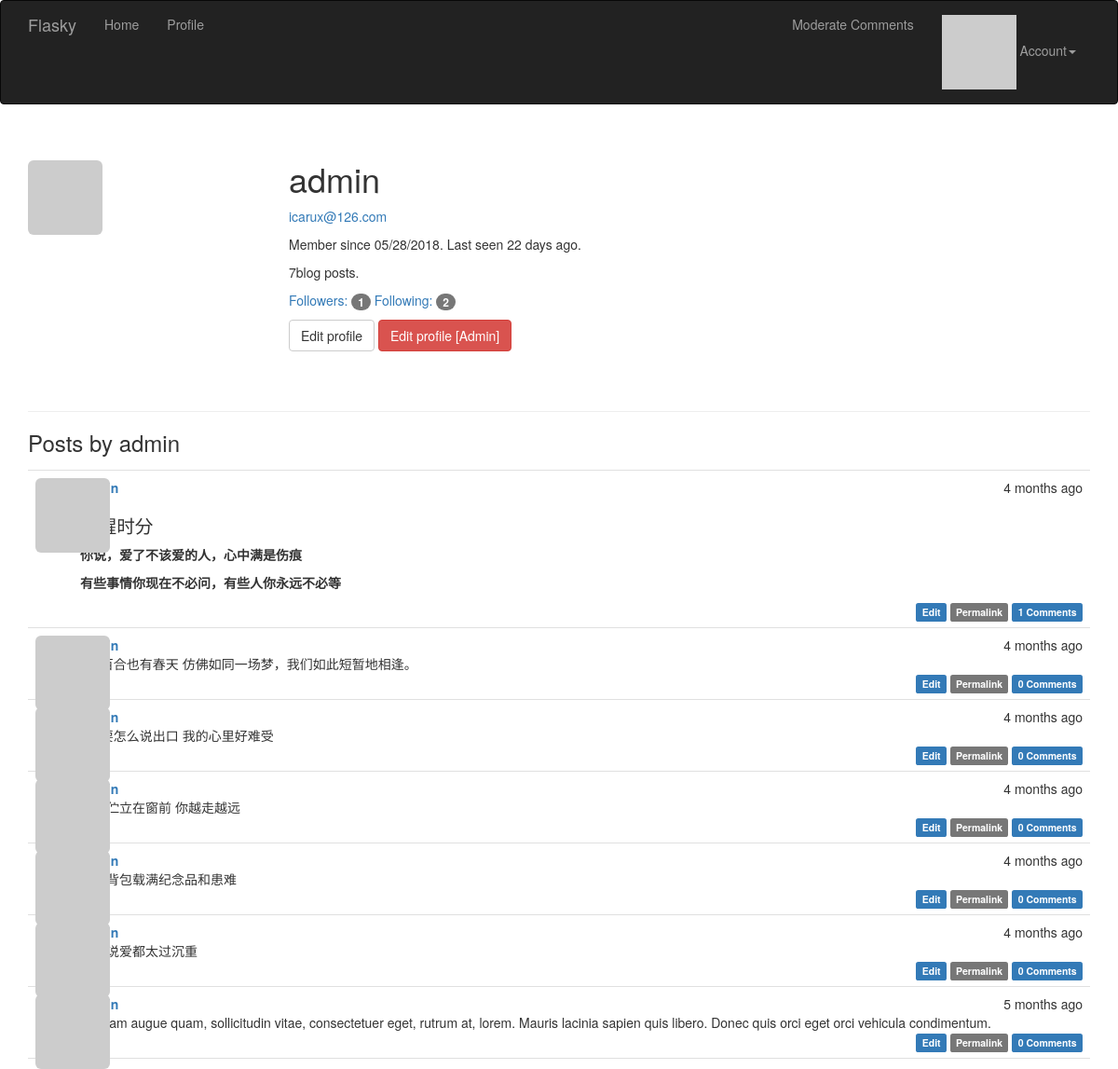
The app's page /user/admin (signed in) with its own data.
### src/app/models.py (models this page shows, shortened)
class User(UserMixin, db.Model):
    __tablename__ = 'users'
    id = db.Column(db.Integer(), primary_key=True)
    email = db.Column(db.String(64), unique=True, index=True)
    username = db.Column(db.String(255), unique=True, index=True)
    role_id = db.Column(db.Integer, db.ForeignKey('roles.id'))
    posts = db.relationship('Post', backref='author', lazy='dynamic')
    comments = db.relationship('Comment', backref='author', lazy='dynamic')
    password_hash = db.Column(db.String(128))
    confirmed = db.Column(db.Boolean(), default=False)
    name = db.Column(db.String(64))
    location = db.Column(db.String(64))
    about_me = db.Column(db.Text())
    member_since = db.Column(db.DateTime(), default=datetime.utcnow)
    last_seen = db.Column(db.DateTime(), default=datetime.utcnow)
    avatar_hash = db.Column(db.String(32))
    followed = db.relationship('Follow',
                               foreign_keys=[Follow.follower_id],
                               backref=db.backref('follower', lazy='joined'),
                               lazy='dynamic',
                               cascade='all, delete-orphan')
    followers = db.relationship('Follow',
                               foreign_keys=[Follow.followed_id],
                               backref=db.backref('followed', lazy='joined'),
                               lazy='dynamic',
                               cascade='all, delete-orphan')
    @property
    def password(self):
        raise AttributeError('password is not a readable attribute')
    def can(self, permission):
        return self.role is not None and (self.role.permission & permission) == permission
    def is_administrator(self):
        return self.can(Permission.ADMINISTER)
    def ping(self):
        self.last_seen = datetime.utcnow()
        db.session.add(self)
    def gravatar(self, size=100, default='identicon', rating='g'):
        if request.is_secure:
            url = 'http://secure.gravatar.com/avatar'
        else:
            url = 'http://www.gravatar.com/avatar'
        hash = self.avatar_hash or self.gravatar_hash()
        return '{url}/{hash}?s={size}&d={default}&r={rating}'.format(
            url=url, hash=hash, size=size, default=default, rating=rating)

class Post(db.Model):
    __tablename__ = 'posts'
    id = db.Column(db.Integer(), primary_key=True)
    title = db.Column(db.String(255))
    body = db.Column(db.Text())
    body_html = db.Column(db.Text())
    timestamp = db.Column(db.DateTime, index=True, default=datetime.utcnow)
    comments = db.relationship('Comment', backref='post', lazy='dynamic')
    author_id = db.Column(db.Integer(), db.ForeignKey('users.id'))
    tags = db.relationship('Tag', secondary=tags, backref=db.backref('posts', lazy='dynamic'))

### src/app/main/views.py (the view)
@main.route('/user/<username>')
def user(username):
    user = User.query.filter_by(username=username).first()
    if user is None:
        abort(404)
    posts = user.posts.order_by(Post.timestamp.desc()).all()
    return render_template('user.html', user=user, posts=posts)

### src/app/auth/views.py (called while the page is built)
@auth.before_app_request
def before_request():
    print(request, ':', request.endpoint)
    if current_user.is_authenticated:
        current_user.ping()
        if not current_user.confirmed and request.endpoint[:5] != 'auth.':
            return redirect(url_for('auth.unconfirmed'))

### src/app/main/__init__.py (called while the page is built)
@main.app_context_processor
def inject_permissions():
    return dict(Permission=Permission)

### src/app/models.py (called while the page is built)
@login_manager.user_loader
def load_user(user_id):
    return User.query.get(int(user_id))

### src/app/templates/user.html (shortened to what this page needs)
{% extends 'base.html' %}
{% block page_content %}
<div class="page-header">
    <img class="img-rounded profile-thumbnail" src="{{ user.gravatar(size=256) }}"/>
    <div class="profile-header">
        <h1>{{ user.username }} </h1>
        {% if current_user.is_administrator() %}
            <p><a href="mailto{{ user.email }}">{{ user.email }}</a></p>
        {% endif %}
        <p>
            Member since {{ moment(user.member_since).format('L') }}. Last seen {{ moment(user.last_seen).fromNow() }}.
        </p>
        <p>{{ user.posts.count() }}blog posts.</p>
        <p>
			<a href="{{ url_for('.followers', username=user.username) }}">Followers: <span class="badge">{{ user.followers.count() }}</span></a>
			<a href="{{ url_for('.followed_by', username=user.username) }}">Following: <span class="badge">{{ user.followed.count() }}</span></a>
        </p>
        {% if user == current_user %}
            <a class="btn btn-default" href="{{ url_for('.edit_profile') }}"> Edit profile </a>
        {% endif %}
        {% if current_user.is_administrator() %}
            <a class="btn btn-danger" href="{{ url_for('.edit_profile_admin', id=user.id) }}">
            Edit profile [Admin]
            </a>
        {% endif %}
    </div>
</div>
<h3>Posts by {{ user.username }}</h3>
{% include '_posts.html' %}
{% endblock %}

### src/app/templates/_posts.html
<ul class="posts">
    {% for post in posts %}
    <li class="post">
        <div class="post-thumbnail">
            <a href="{{ url_for('.user', username=post.author.username) }}">
                <img class="img-rounded post-thumbnail" src="{{ post.author.gravatar(size=40) }}">
            </a>
        </div>
        <div class="post-content">
            <div class="post-date">{{ moment(post.timestamp).fromNow() }}</div>
            <div class="post-author">
                <a href="{{ url_for('.user', username=post.author.username) }}"> {{ post.author.username }} </a> </div>
            <div class="post-body">
                {% if post.body_html %}{{ post.body_html | safe }}
                {% else %}{{ post.body }}
                {% endif %}
            </div>
            <div class="post-footer">
                {% if current_user == post.author %}
                    <a href="{{ url_for('.edit', id=post.id) }}">
                        <span class="label label-primary">Edit</span>
                    </a>
                {% elif current_user.is_administrator() %}
                    <a href="{{ url_for('.edit', id=post.id) }}">
                        <span class="label label-danger">Edit [admin]</span>
                    </a>
                {% endif %}
                <a href="{{ url_for('.post', id=post.id) }}">
                    <span class="label label-default">Permalink</span>
                </a>
                <a href="{{ url_for('.post', id=post.id) }}#comments">
                    <span class="label label-primary">{{ post.comments.count() }} Comments</span>
				</a>
            </div>
        </div>
    </li>
    {% endfor %}
</ul>

### src/app/static/styles.css (style rules this page uses)
.profile-thumbnail { position: absolute; }
.profile-header { min-height: 260px; margin-left: 280px; }
ul.posts { list-style-type: none; padding: 0px; margin: 16px 0px 0px 0px; border-top: 1px solid #e0e0e0; }
ul.posts li.post { padding: 8px; border-bottom: 1px solid #e0e0e0; }
div.post-date { float: right; }
div.post-author { font-weight: bold; }
div.post-thumbnail { position: absolute; }
div.post-content { margin-left: 48px; min-height: 48px; }
div.post-footer { text-align: right; }
.post-body h1 { font-size: 140%; }

### records on screen
User: username "admin", email "icarux@126.com", member_since "05/28/2018", last_seen "22 days ago"
Post: timestamp "4 months ago", body_html "梦醒时分 你说，爱了不该爱的人，心中满是伤痕 有些事情你现在不必问，有些人你永远不必等", comments.count "1"
Post: timestamp "4 months ago", body "#野百合也有春天 仿佛如同一场梦，我们如此短暂地相逢。", comments.count "0"
Post: timestamp "4 months ago", body "#爱要怎么说出口 我的心里好难受", comments.count "0"
Post: timestamp "4 months ago", body "当我伫立在窗前 你越走越远", comments.count "0"
Post: timestamp "4 months ago", body "那个背包载满纪念品和患难", comments.count "0"
Post: timestamp "4 months ago", body "是否说爱都太过沉重", comments.count "0"
Post: timestamp "5 months ago", body "Aliquam augue quam, sollicitudin vitae, consectetuer eget, rutrum at, lorem. Mauris lacinia sapien quis libero. Donec quis orci eget orci vehicula condimentum.", comments.count "0"

### other values on screen
{{ user.posts.count() }} "7"
{{ user.followers.count() }} "1"
{{ user.followed.count() }} "2"
